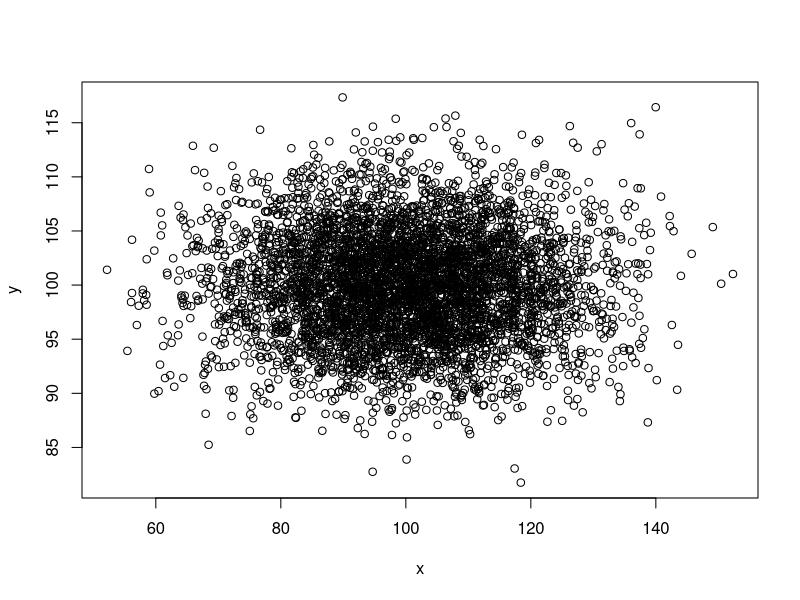
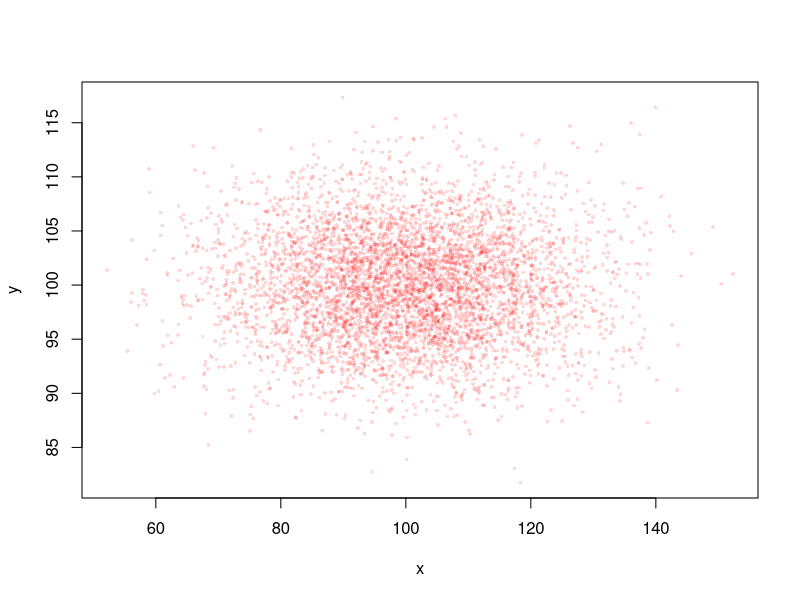
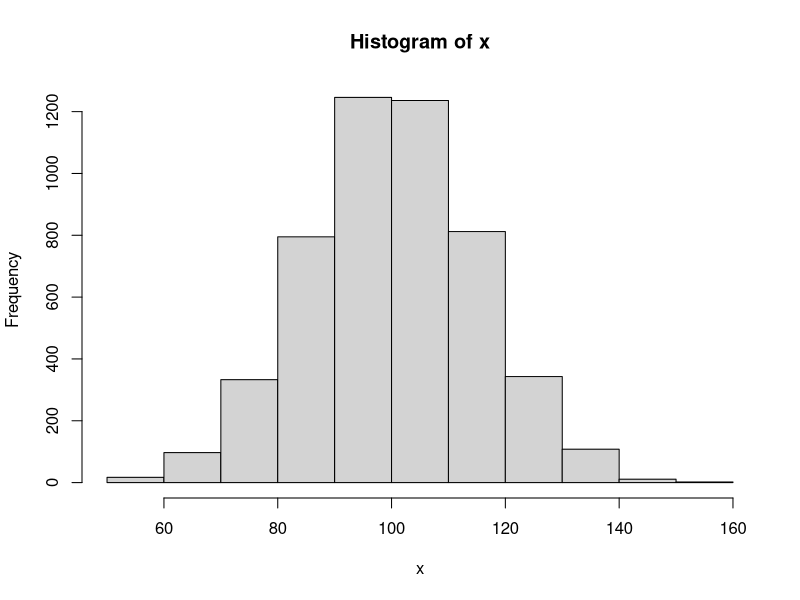
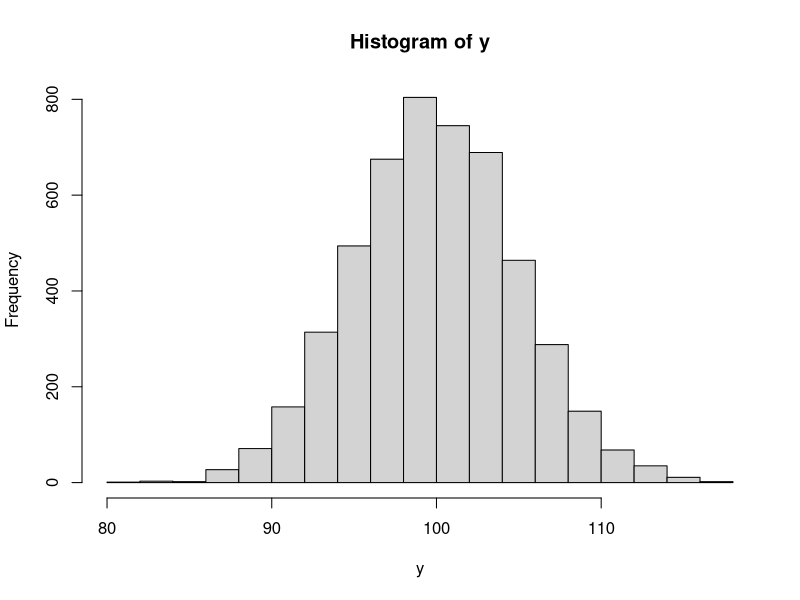
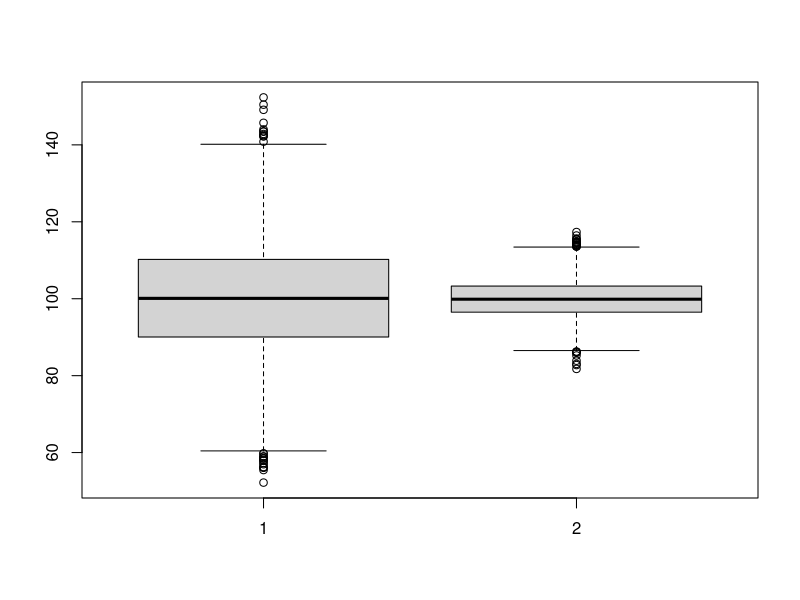
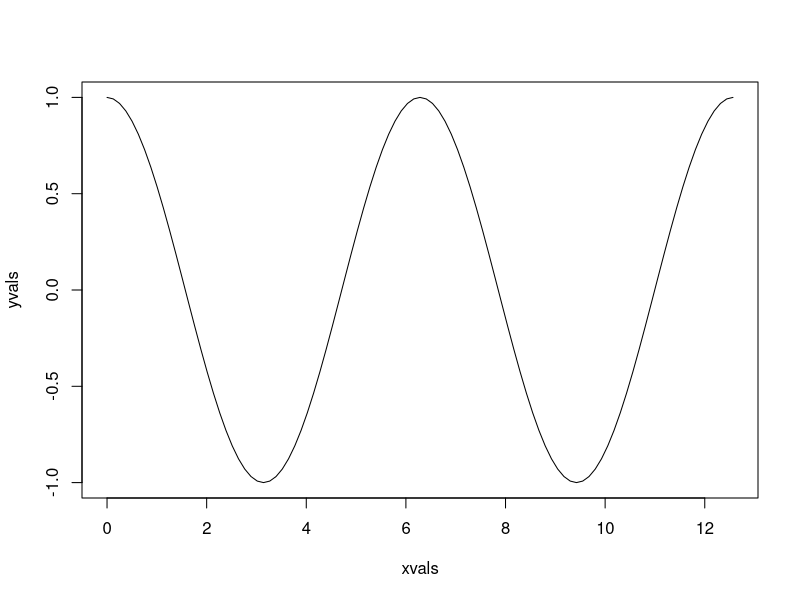
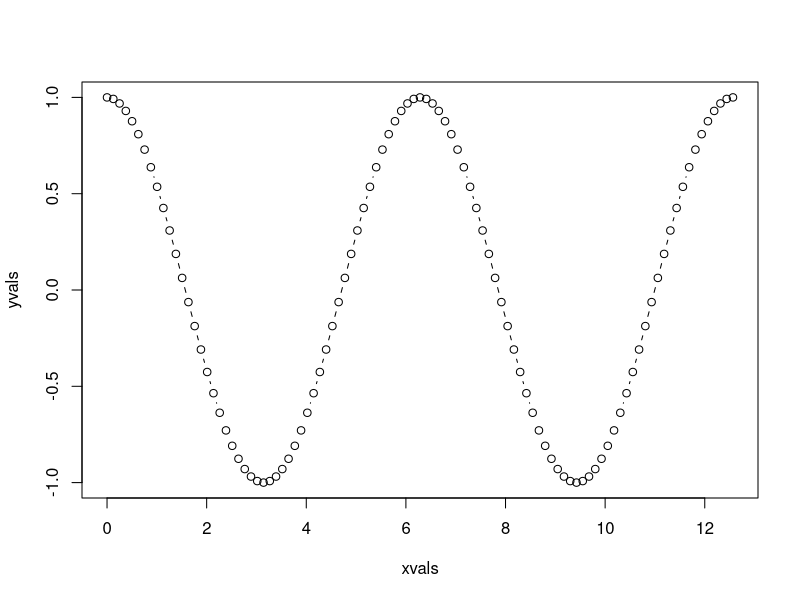
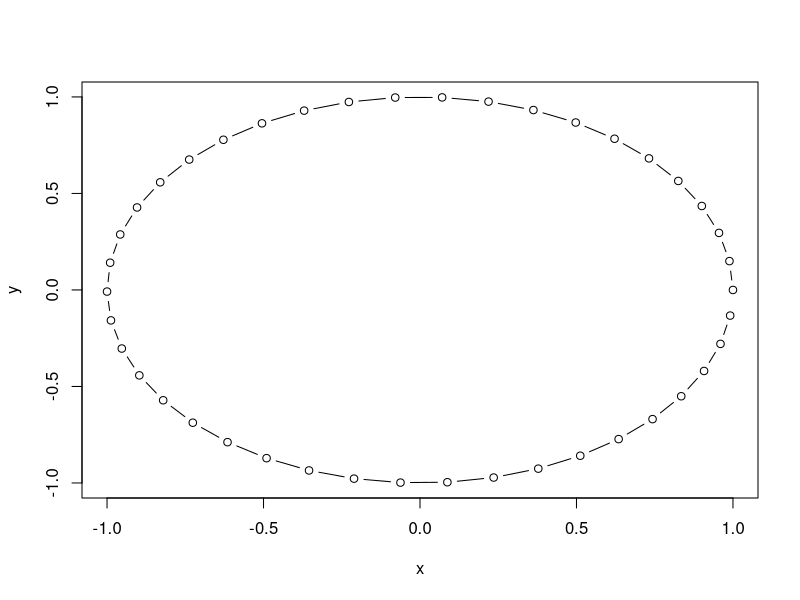

Generate these figures, in order, with R:
#############################################
## BASIC PLOTTING
#############################################

# Create vectors x and y

x = rnorm(n = 5000, mean = 100, sd = 15)
y = rnorm(n = 5000, mean = 100, sd = 5)

# Start with a scatter plot:

plot(x, y)

# Add some optional arguments

plot(x, y, pch=16, col="#ff000028", cex=0.5)

# Histogram shows the spread of your data:

hist(x)
hist(y)

# boxplot() accepts multiple vectors so you can compare the distributions side-by-side

boxplot(x, y)

## Make cosine wave

xvals = 4 * pi * (0:100)/100
yvals = cos(xvals)

## Plot line

plot(x = xvals, y = yvals, type = "l")

## Plot both points and line:

plot(x = xvals, y = yvals, type = "b")

# Let's make a circle!

theta = seq(from = 0, to = 2 * pi, by = 0.15)
x = cos(theta)
y = sin(theta)
plot(x, y, type = "b")

## Give it a 1:1 aspect ratio

plot(x, y, type = "b", asp = 1)

## Mystery plot (run all the commands at once): 

f1u <- function(x) ifelse ((abs(x) >  3 & abs(x) <= 7), 3*sqrt(1-(x/7)^2), 0)
f1d <- function(x) ifelse ((abs(x) >= 4 & abs(x) <= 7), -3*sqrt(1-(x/7)^2), 0)
f2u <- function(x) ifelse ((abs(x) > 0.50 & abs(x) < 0.75), 3*abs(x)+0.75, 0)
f2d <- function(x) ifelse ((abs(x) > -4 & abs(x) < 4), abs(x/2)-(3*sqrt(33)-7)*x^2/112-3 + sqrt(1-(abs(abs(x)-2)-1)^2), 0)
f3u <- function(x) ifelse ((x > -0.5 & x < 0.5), 2.25, 0)
f4u <- function(x) ifelse ((abs(x) >  1 & abs(x) <= 3), 6 * sqrt(10)/7 + (1.5 - 0.5 * abs(x)) * sqrt(abs(abs(x)-1)/(abs(x)-1)) - 6 * sqrt(10) * sqrt(4-(abs(x)-1)^2)/14, 0)
f5u <- function(x) ifelse ((abs(x) >= 0.75 & abs(x) <= 1), 9-8*abs(x), 0)
fu <- function (x) f1u(x) + f2u(x) + f3u(x) + f4u(x) + f5u(x)
fd <- function (x) f1d(x) + f2d(x)
bm <- function(r,x) ifelse(r%%2==0, fu(x), fd(x))
opar <- par(bg="#02233f", mar=c(0,0,0,0))
plot(x=seq(-7,7,0.065), y=Vectorize(bm)(1:216, seq(-7,7,0.065)), col="#999900", type="l", lwd=3)
par(opar)


## Challenge Question

## Recreate the plot in the following image:
## https://ajlyons.github.io/rspatial_bgs23/slides/images/exercise3_plot.png

## Answer: http://bit.ly/3KdRJGk

